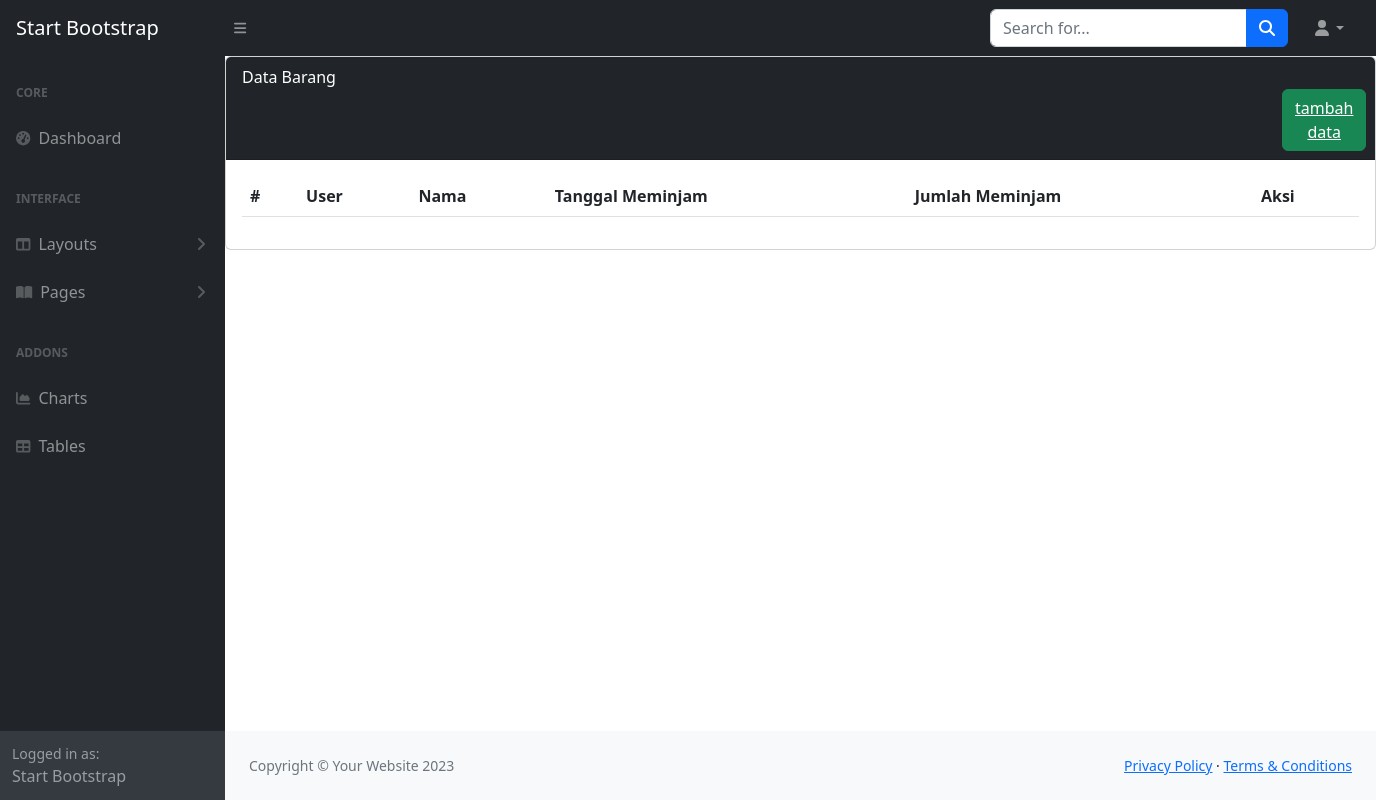
Page /peminjaman.php on the earlier database version.
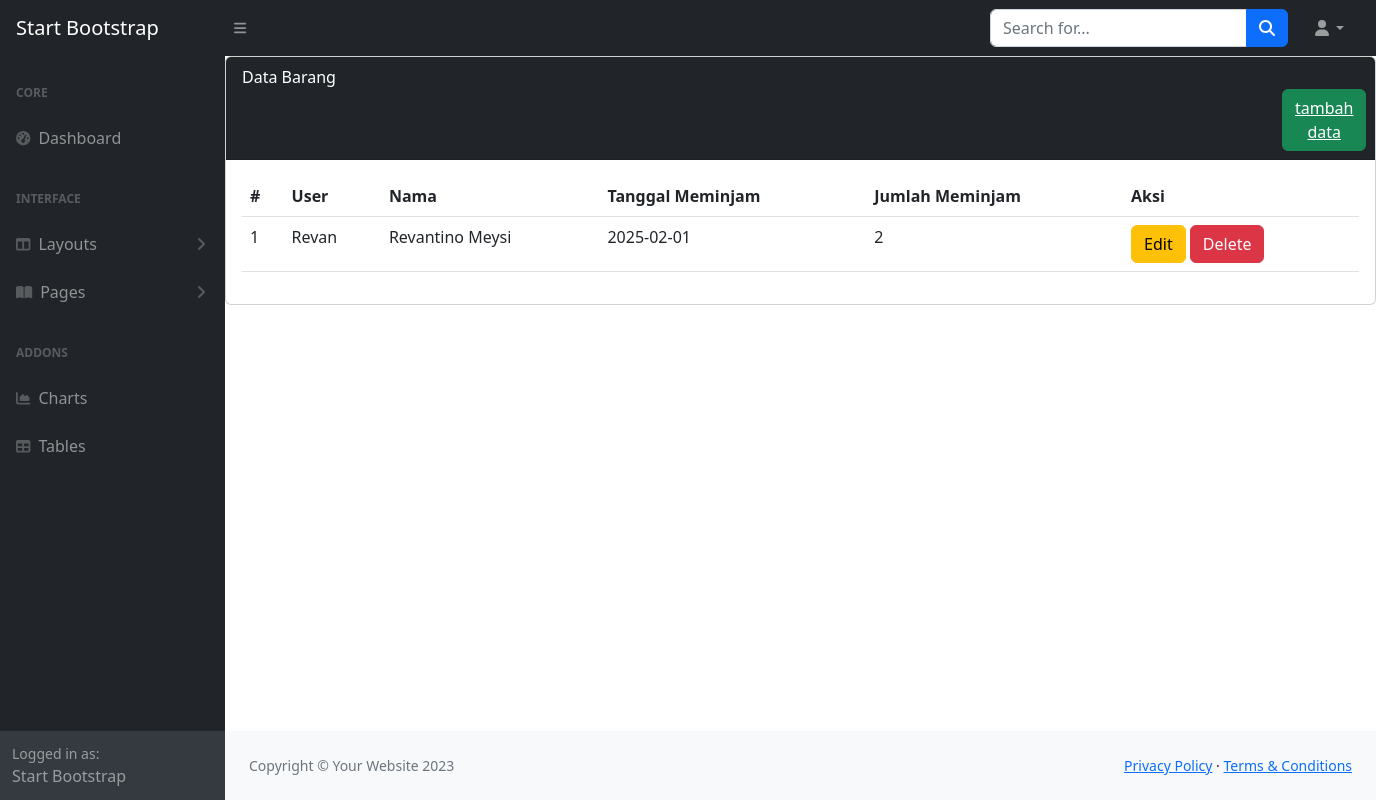
Same page on the later database version.
### tables this page shows
CREATE TABLE `peminjaman` (
  `id` int NOT NULL,
  `username` varchar(26) NOT NULL,
  `nama` varchar(26) NOT NULL,
  `tgl_peminjaman` date NOT NULL,
  `jml_transaksi` int NOT NULL
);

### peminjaman.php (the view, shortened to what this page needs)
<?php
    include 'config/koneksi.php';
    $takes = $conn->query("SELECT * FROM peminjaman");
?>
<!DOCTYPE html>
<html lang="en">
    <head>
        <link href="assets/css/styles.css" rel="stylesheet" />
    </head>
    <body>
        <nav class="sb-topnav navbar navbar-expand navbar-dark bg-dark">
            <a class="navbar-brand ps-3" href="index.php">Start Bootstrap</a>
            <button class="btn btn-link btn-sm order-1 order-lg-0 me-4 me-lg-0" id="sidebarToggle" href="#!"><i class="fas fa-bars"></i></button>
            <form class="d-none d-md-inline-block form-inline ms-auto me-0 me-md-3 my-2 my-md-0">
                <div class="input-group">
                    <input class="form-control" type="text" placeholder="Search for..." aria-label="Search for..." aria-describedby="btnNavbarSearch" />
                    <button class="btn btn-primary" id="btnNavbarSearch" type="button"><i class="fas fa-search"></i></button>
                </div>
            </form>
            <ul class="navbar-nav ms-auto ms-md-0 me-3 me-lg-4">
                <li class="nav-item dropdown">
                    <a class="nav-link dropdown-toggle" id="navbarDropdown" href="#" role="button" data-bs-toggle="dropdown" aria-expanded="false"><i class="fas fa-user fa-fw"></i></a>
                </li>
            </ul>
        </nav>
        <div id="layoutSidenav">
            <div id="layoutSidenav_nav">
                <nav class="sb-sidenav accordion sb-sidenav-dark" id="sidenavAccordion">
                    <div class="sb-sidenav-menu">
                        <div class="nav">
                            <div class="sb-sidenav-menu-heading">Core</div>
                            <a class="nav-link" href="index.php">
                                <div class="sb-nav-link-icon"><i class="fas fa-tachometer-alt"></i></div>
                                Dashboard
                            </a>
                            <div class="sb-sidenav-menu-heading">Interface</div>
                            <a class="nav-link collapsed" href="#" data-bs-toggle="collapse" data-bs-target="#collapseLayouts" aria-expanded="false" aria-controls="collapseLayouts">
                                <div class="sb-nav-link-icon"><i class="fas fa-columns"></i></div>
                                Layouts
                                <div class="sb-sidenav-collapse-arrow"><i class="fas fa-angle-down"></i></div>
                            </a>
                            <a class="nav-link collapsed" href="#" data-bs-toggle="collapse" data-bs-target="#collapsePages" aria-expanded="false" aria-controls="collapsePages">
                                <div class="sb-nav-link-icon"><i class="fas fa-book-open"></i></div>
                                Pages
                                <div class="sb-sidenav-collapse-arrow"><i class="fas fa-angle-down"></i></div>
                            </a>
                            <div class="sb-sidenav-menu-heading">Addons</div>
                            <a class="nav-link" href="charts.php">
                                <div class="sb-nav-link-icon"><i class="fas fa-chart-area"></i></div>
                                Charts
                            </a>
                            <a class="nav-link" href="tables.php">
                                <div class="sb-nav-link-icon"><i class="fas fa-table"></i></div>
                                Tables
                            </a>
                        </div>
                    </div>
                    <div class="sb-sidenav-footer">
                        <div class="small">Logged in as:</div>
                        Start Bootstrap
                    </div>
                </nav>
            </div>
            <div id="layoutSidenav_content">
                <main>
                    <div class="mx-auto">
                        <div class="card">
                            <div class="card-header text-white bg-dark">
                                Data Barang
                                <div class="btn btn-success" style="margin-left: 65rem;">
                                    <a href="tambah.php" class="text-white">tambah data</a>
                                </div>
                            </div>
                            <div class="card-body">
                                <table class="table">
                                    <thead>
                                        <tr>
                                            <th scope="col">#</th>
                                            <th scope="col">User</th>
                                            <th scope="col">Nama</th>
                                            <th scope="col">Tanggal Meminjam</th>
                                            <th scope="col">Jumlah Meminjam</th>
                                            <th scope="col">Aksi</th>
                                        </tr>
                                    </thead>
                                    <tbody>
                                    <?php $no = 1; foreach ($takes as $take) { ?>
                                        <tr>
                                            <td><?= $no++; ?></td>
                                            <td><?= $take['username'] ?></td>
                                            <td><?= $take['nama'] ?></td>
                                            <td><?= $take['tgl_peminjaman']  ?></td>
                                            <td><?= $take['jml_transaksi'] ?></td>
                                            <td>
                                            <form action="" method="post">
                                            <a href="edit.php?id=<?= $take['id'] ?>"><button type="button" class="btn btn-warning">Edit</button></a>
                                            <a href="peminjaman.php?op=delete&id=<?php echo $id?>" onclick="return confirm('Yakin mau delete data?')"><button type="button" class="btn btn-danger">Delete</button></a>
                                            </form>
                                            </td>
                                            </tr>
                                            <?php } ?>
                                    </tbody>
                                </table>
                            </div>
                        </div>
                    </div>
                </main>
                <footer class="py-4 bg-light mt-auto">
                    <div class="container-fluid px-4">
                        <div class="d-flex align-items-center justify-content-between small">
                            <div class="text-muted">Copyright &copy; Your Website 2023</div>
                            <div>
                                <a href="#">Privacy Policy</a>
                                &middot;
                                <a href="#">Terms &amp; Conditions</a>
                            </div>
                        </div>
                    </div>
                </footer>
            </div>
        </div>
    </body>
</html>

Differences in the rows shown:
added peminjaman: username "Revan", nama "Revantino Meysi", tgl_peminjaman "2025-02-01", jml_transaksi "2"
